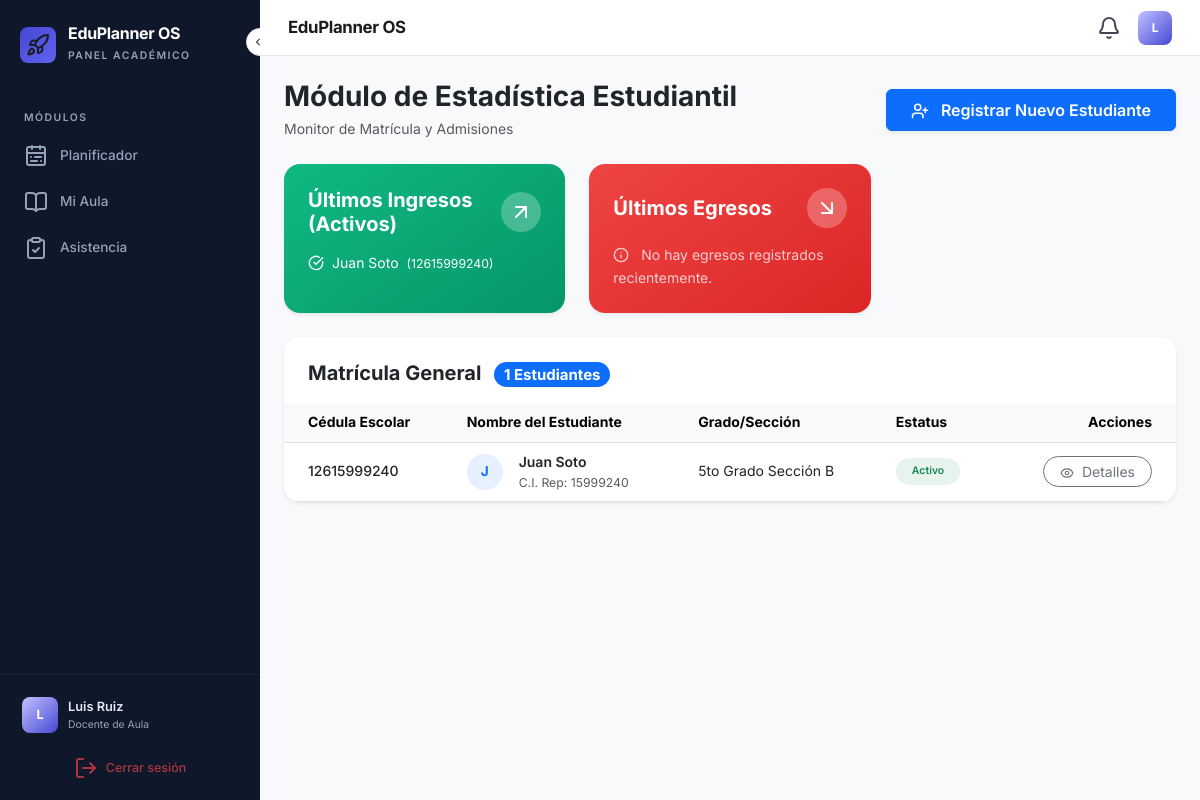
/estadistica_global (signed in), run on the app's committed database.
### backup_v3/app.py (models this page shows)
class Estudiante(db.Model):
    id = db.Column(db.Integer, primary_key=True)
    cedula_escolar = db.Column(db.String(30), unique=True, nullable=False)
    nombre_completo = db.Column(db.String(150), nullable=False)
    fecha_nacimiento = db.Column(db.Date, nullable=False)
    lugar_nacimiento = db.Column(db.String(100))
    genero = db.Column(db.String(20))
    num_acta = db.Column(db.String(50))
    num_oficio = db.Column(db.String(50))
    talla = db.Column(db.Float) # En cm
    peso = db.Column(db.Float) # En kg
    calzado = db.Column(db.String(10))
    tipaje = db.Column(db.String(10)) # Grupo sanguíneo
    vacunacion_completa = db.Column(db.String(20)) # Si/No/Parcial
    alergias = db.Column(db.String(200))
    neurodivergencia = db.Column(db.Boolean, default=False)
    neuro_detalle = db.Column(db.String(200))
    literal = db.Column(db.String(2))
    literal_escolar = db.Column(db.String(2))
    procedencia = db.Column(db.Text)
    plantel_procedencia = db.Column(db.String(150))
    email_estudiante = db.Column(db.String(120))
    es_repetidor = db.Column(db.Boolean, default=False)
    doc_partida = db.Column(db.Boolean, default=False)
    doc_sano = db.Column(db.Boolean, default=False)
    doc_vacuna = db.Column(db.Boolean, default=False)
    lateralidad = db.Column(db.String(20))
    nuevo_ingreso = db.Column(db.Boolean, default=False)
    institucion_procedencia = db.Column(db.String(150))
    estatus = db.Column(db.String(20), default='Activo') # Activo o Egreso
    fecha_registro = db.Column(db.DateTime, default=datetime.now)
    grado_id = db.Column(db.Integer, db.ForeignKey('grado.id'))
    representante_id = db.Column(db.Integer, db.ForeignKey('representante.id'))

class Representante(db.Model):
    id = db.Column(db.Integer, primary_key=True)
    cedula = db.Column(db.String(20), unique=True, nullable=False)
    nombre_completo = db.Column(db.String(100), nullable=False)
    telefono = db.Column(db.String(20))
    parentesco = db.Column(db.String(50)) # Madre, Padre, etc.
    email = db.Column(db.String(120))
    email_representante = db.Column(db.String(120))
    direccion_habitacion = db.Column(db.Text)
    direccion_completa = db.Column(db.Text)
    estudiantes = db.relationship('Estudiante', backref='representante_info', lazy=True)

class Grado(db.Model):
    id = db.Column(db.Integer, primary_key=True)
    nombre = db.Column(db.String(50), nullable=False)
    total_varones = db.Column(db.Integer, default=0)
    total_hembras = db.Column(db.Integer, default=0)
    usuario_id = db.Column(db.Integer, db.ForeignKey('usuario.id'), nullable=False)
    docente_info = db.relationship('Usuario', backref='grados_asignados', lazy=True)

### backup_v3/app.py (the view)
@app.route('/estadistica_global')
def estadistica_global():
    if not session.get('logeado'):
        return redirect(url_for('auth.login'))
    estudiantes = Estudiante.query.all() or []
    total_estudiantes = len(estudiantes)
    ultimos_ingresos = Estudiante.query.filter_by(estatus='Activo').order_by(Estudiante.fecha_registro.desc()).limit(3).all() or []
    ultimos_egresos = Estudiante.query.filter_by(estatus='Egreso').order_by(Estudiante.fecha_registro.desc()).limit(3).all() or []
    return render_template('estadistica.html',
                           estudiantes=estudiantes,
                           total_estudiantes=total_estudiantes,
                           ultimos_ingresos=ultimos_ingresos,
                           ultimos_egresos=ultimos_egresos,
                           grados=Grado.query.all() or [])

### backup_v3/app.py (called while the page is built)
@app.context_processor
def inyectar_datos_globales():
    return dict(
        mis_permisos=session.get('permisos', ''),
        mi_rol=session.get('nombre_rol', 'Sin Rol'),
        total_anuncios=Anuncio.query.count(),
        hoy_str=datetime.now().strftime('%d/%m/%Y')
    )

### backup_v3/templates/estadistica.html (shortened to what this page needs)
{% extends 'base.html' %}
{% block content %}
<div class="content-header mb-4">
    <div class="d-flex justify-content-between align-items-center">
        <div>
            <h2 class="h3 fw-bold mb-1 text-dark">Módulo de Estadística Estudiantil</h2>
            <p class="text-muted mb-0">Monitor de Matrícula y Admisiones</p>
        </div>
        <div>
            <button type="button" class="btn btn-primary px-4 py-2 fw-semibold shadow-sm" data-bs-toggle="modal" data-bs-target="#modalRegistro">
                <i data-lucide="user-plus" class="me-2" style="width:18px;height:18px;vertical-align:text-bottom;"></i>
                Registrar Nuevo Estudiante
            </button>
        </div>
    </div>
</div>
<div class="row g-4 mb-4">
    <div class="col-12 col-md-6 col-lg-4">
        <div class="card border-0 shadow-sm h-100 rounded-4" style="background: linear-gradient(145deg, #10b981, #059669); color: white;">
            <div class="card-body p-4">
                <div class="d-flex justify-content-between align-items-center mb-3">
                    <h5 class="fw-bold mb-0">Últimos Ingresos (Activos)</h5>
                    <div class="p-2 rounded-circle bg-white bg-opacity-25">
                        <i data-lucide="arrow-up-right" class="text-white"></i>
                    </div>
                </div>
                {% if ultimos_ingresos %}
                    <ul class="list-unstyled mb-0">
                    {% for est in ultimos_ingresos %}
                        <li class="mb-2 d-flex align-items-center">
                            <i data-lucide="check-circle" class="me-2" style="width: 16px; height: 16px;"></i>
                            <span class="opacity-90">{{ est.nombre_completo }} <small class="ms-1">({{ est.cedula_escolar }})</small></span>
                        </li>
                    {% endfor %}
                    </ul>
                {% else %}
                    <p class="mb-0 opacity-75"><i data-lucide="info" class="me-2" style="width: 16px; height: 16px; margin-top:-2px;"></i> No hay ingresos registrados recientemente.</p>
                {% endif %}
            </div>
        </div>
    </div>
    <div class="col-12 col-md-6 col-lg-4">
        <div class="card border-0 shadow-sm h-100 rounded-4" style="background: linear-gradient(145deg, #ef4444, #dc2626); color: white;">
            <div class="card-body p-4">
                <div class="d-flex justify-content-between align-items-center mb-3">
                    <h5 class="fw-bold mb-0">Últimos Egresos</h5>
                    <div class="p-2 rounded-circle bg-white bg-opacity-25">
                        <i data-lucide="arrow-down-right" class="text-white"></i>
                    </div>
                </div>
                {% if ultimos_egresos %}
                    <ul class="list-unstyled mb-0">
                    {% for est in ultimos_egresos %}
                        <li class="mb-2 d-flex align-items-center">
                            <i data-lucide="x-circle" class="me-2" style="width: 16px; height: 16px;"></i>
                            <span class="opacity-90">{{ est.nombre_completo }} <small class="ms-1">({{ est.cedula_escolar }})</small></span>
                        </li>
                    {% endfor %}
                    </ul>
                {% else %}
                    <p class="mb-0 opacity-75"><i data-lucide="info" class="me-2" style="width: 16px; height: 16px; margin-top:-2px;"></i> No hay egresos registrados recientemente.</p>
                {% endif %}
            </div>
        </div>
    </div>
</div>
<div class="card border-0 shadow-sm rounded-4 overflow-hidden mb-4">
    <div class="card-header bg-white border-bottom-0 pt-4 pb-3 px-4 d-flex justify-content-between align-items-center">
        <h5 class="mb-0 fw-bold text-dark">Matrícula General <span class="badge bg-primary text-white ms-2 rounded-pill">{{ total_estudiantes }} Estudiantes</span></h5>
    </div>
    <div class="card-body p-0">
        <div class="table-responsive">
            <table class="table table-hover align-middle mb-0">
                <thead class="table-light">
                    <tr>
                        <th class="ps-4">Cédula Escolar</th>
                        <th>Nombre del Estudiante</th>
                        <th>Grado/Sección</th>
                        <th>Estatus</th>
                        <th class="text-end pe-4">Acciones</th>
                    </tr>
                </thead>
                <tbody>
                    {% for est in estudiantes %}
                    <tr>
                        <td class="ps-4 fw-medium">{{ est.cedula_escolar }}</td>
                        <td>
                            <div class="d-flex align-items-center">
                                <div class="bg-primary bg-opacity-10 text-primary rounded-circle d-flex align-items-center justify-content-center me-3 fw-bold" style="width:36px;height:36px;font-size:0.85rem;">
                                    {{ est.nombre_completo[0]|upper }}
                                </div>
                                <div>
                                    <div class="fw-semibold text-dark">{{ est.nombre_completo }}</div>
                                    <div class="text-muted small">C.I. Rep: {{ est.representante_info.cedula if est.representante_info else 'N/A' }}</div>
                                </div>
                            </div>
                        </td>
                        <td>
                            {% if est.grado_id %}
                                {% for g in grados %}
                                    {% if g.id == est.grado_id %}{{ g.nombre }}{% endif %}
                                {% endfor %}
                            {% else %}
                                <span class="text-muted">No Asignado</span>
                            {% endif %}
                        </td>
                        <td>
                            {% if est.estatus == 'Activo' %}
                            <span class="badge bg-success bg-opacity-10 text-success rounded-pill px-3 py-2 fw-semibold">Activo</span>
                            {% else %}
                            <span class="badge bg-danger bg-opacity-10 text-danger rounded-pill px-3 py-2 fw-semibold">Egreso</span>
                            {% endif %}
                        </td>
                        <td class="text-end pe-4">
                            <a href="{{ url_for('academico.perfil_estudiante', id=est.id) }}" class="btn btn-sm btn-outline-secondary rounded-pill px-3">
                                <i data-lucide="eye" class="me-1" style="width:14px;height:14px;"></i> Detalles
                            </a>
                        </td>
                    </tr>
                    {% endfor %}
                </tbody>
            </table>
        </div>
    </div>
</div>
{% endblock %}

### data on the page
Estudiante: nombre_completo "Juan Soto", cedula_escolar "12615999240", nombre_completo "J", representante_info "15999240", estatus "Activo"
Grado: nombre "5to Grado Sección B"

### other printed values
{{ session.get('nombre_completo', 'U')[0] | upper }} "L"
{{ session.get('nombre_completo', 'Usuario') }} "Luis Ruiz"
{{ mi_rol }} "Docente de Aula"
{{ total_estudiantes }} "1"
